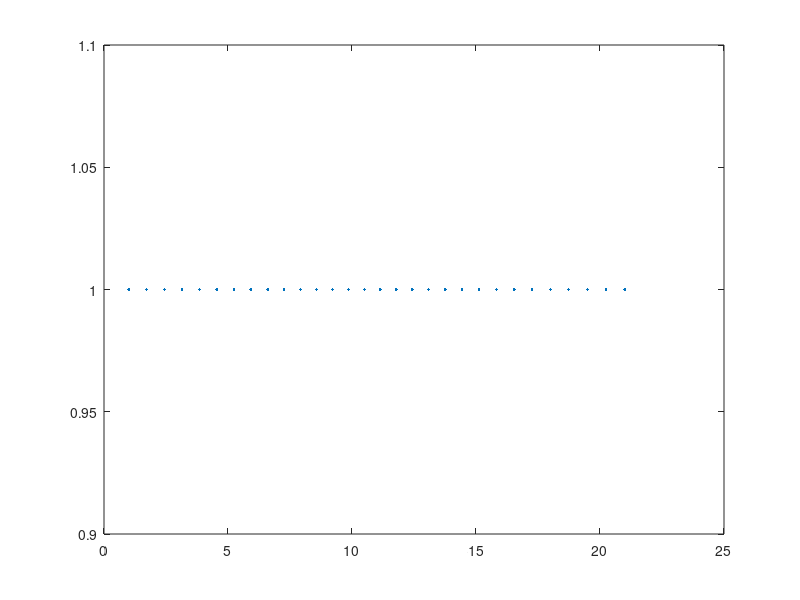

The MATLAB script that drew this image:
n=10;
A = [linspace(1,10,n), linspace(10,11,n) linspace(12,21,n)]'
n=length(A)+1;
	M=full(spdiags( [ [0.5*ones(n-3,1); 0; 0] [1; zeros(n-3,1); 1] [0; 0; 0.5*ones(n-3,1)]], -1:1, n-1,n-1))
%	M=full(spdiags( [ [0.5*ones(n-3,1); 1] [1; 0.5*ones(n-3,1)]], -1:0, n,n-1))
	size(M)
	size(A)
B(1,:) = A'
for idx=2:100
	A = M*A;
	B(idx,:) = A';
	plot(B(idx,:),ones(size(B(idx,:))),'.');
	pause(0.1);
	drawnow();
	[max(abs(diff(diff(A)))) min(diff(A)) prod([max(abs(diff(diff(A)))) min(diff(A))])]
end
